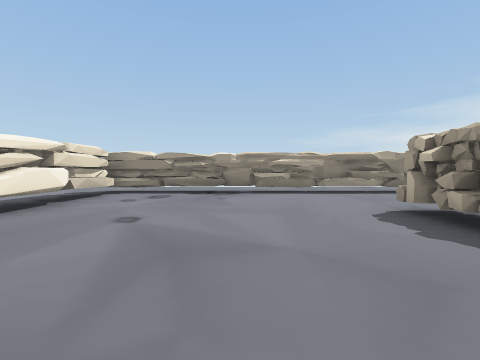
View 1 (above)

14 first-person views from a walk through a 3-D level made in the Unity game engine. The camera is 0.63 m above the floor, tilts 2° down and sees 85° across. The floor is counted in squares, 1 m on a side. Each view is taken from the middle of a square. On the plan, view 1 faces up. The plan holds only what a view shows up to about 9 squares ahead; the rest is blank. The player character is not drawn.

View 2
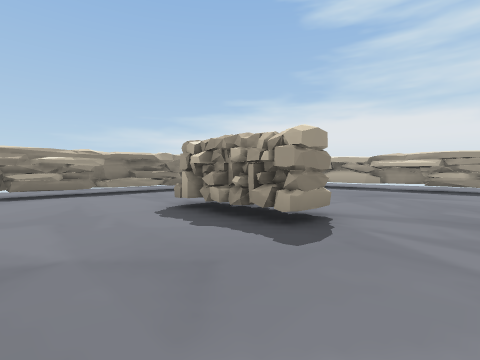

View 3
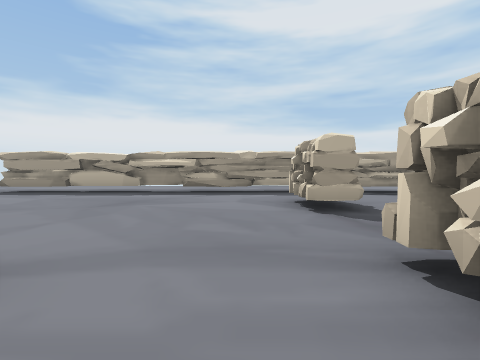

View 4
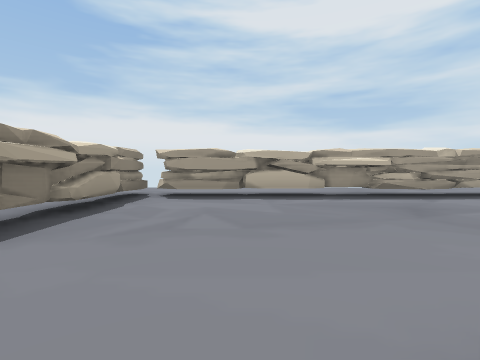

View 5
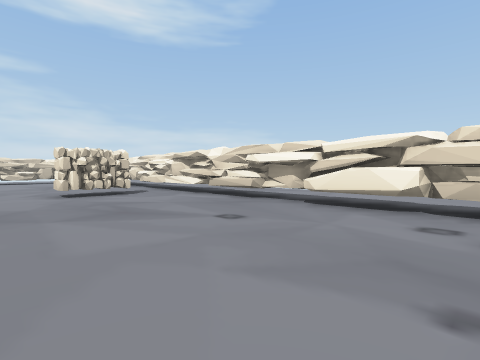

View 6
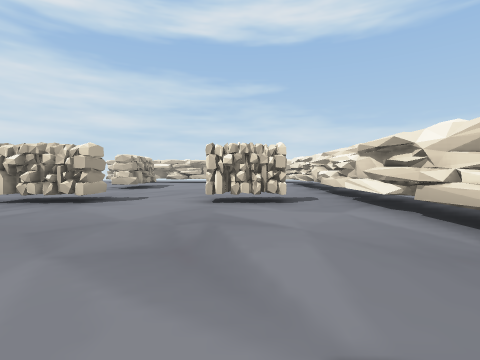

View 7
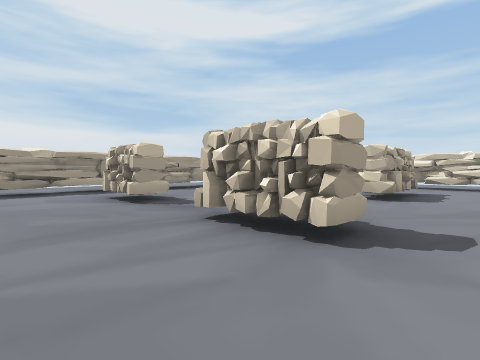

View 8
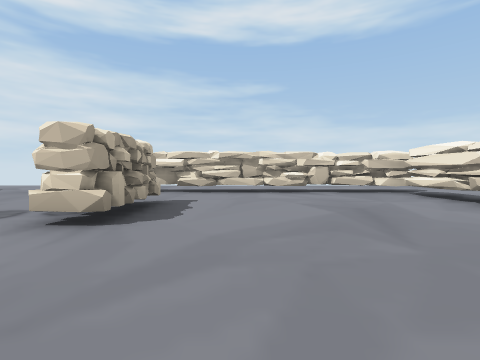

View 9
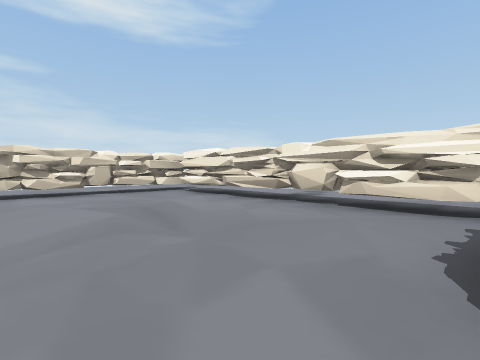

View 10
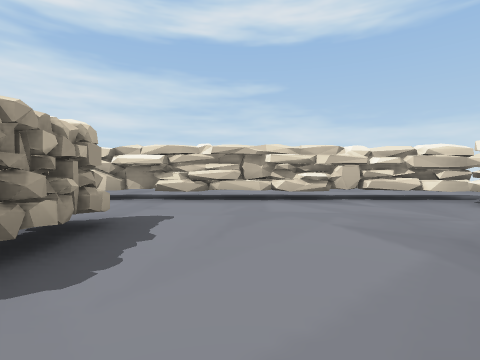

View 11
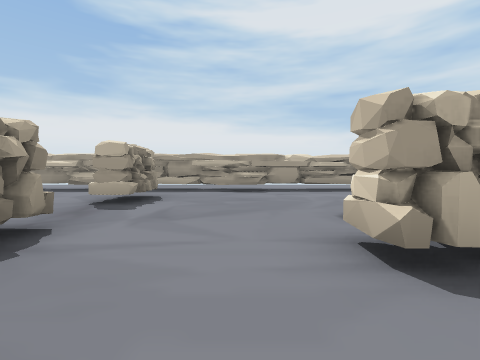

View 12
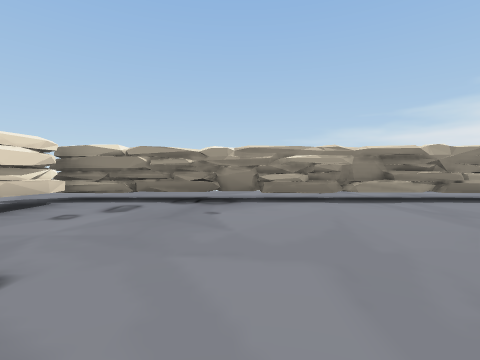

View 13
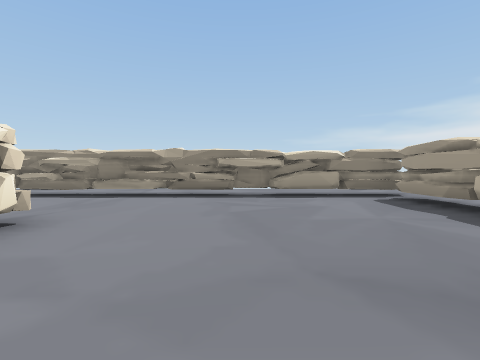

View 14
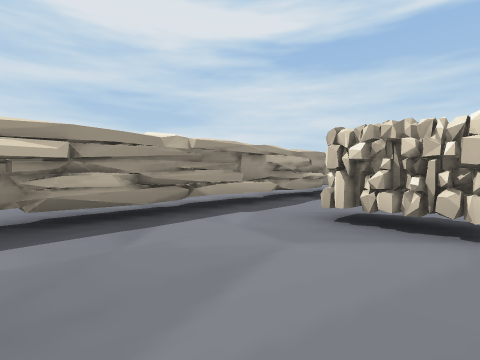

### Floor plan
Key: @ floor where view 1 was taken; # wall or solid block; x gap in a wall; . floor; T thing the floor can be seen under or through.
Columns run from 6 left of view 1 to 12 right of it. Each row starts with its distance up from view 1.
 10    .......  ....
  9  .................
  8 ..TTTTTT#####TTTT..
  7 ..T.............T..
  6 ..T.............T..
  5 ..T.............T..
  4 ..T......#......T..
  3 ..T......#......T..
  2 ..T......#......T..
  1 ..T.............T..
  0 ..T...@.........T..
 -1  .T.##..###.##..T..
 -2 ..Tx #..###.##..T..
 -3 ..T.............T..
 -4 ..T.............T.
 -5 ..T......#......T.
 -6 ..T......#......#.
 -7 ..T......#......#
 -8 ..T.......  ..  #
 -9  .T........
-10 ..TTTTTTTTT
-11 ...........
-12 ...........
-13    ....

Positions as (right, up) in squares from view 1, and headings:
1: (0, 0), facing up
2: (0, 0), facing up-right
3: (2, 0), facing right
4: (3, 5), facing right
5: (1, 6), facing down-left
6: (-1, 4), facing down
7: (1, 1), facing down-right
8: (1, -2), facing down
9: (1, -2), facing down-left
10: (1, -4), facing down
11: (1, -4), facing right
12: (0, 2), facing up
13: (6, 1), facing up
14: (6, 2), facing down-right
